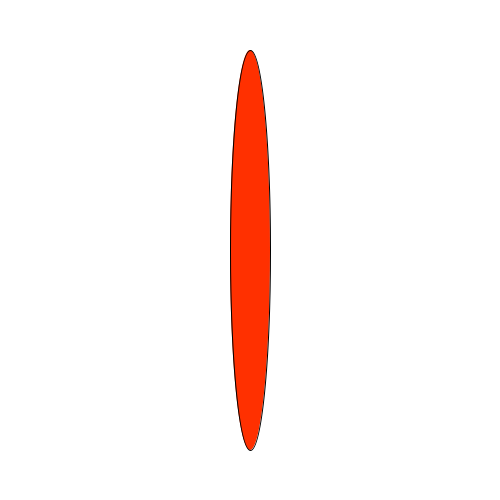
Frame 1 (no input)
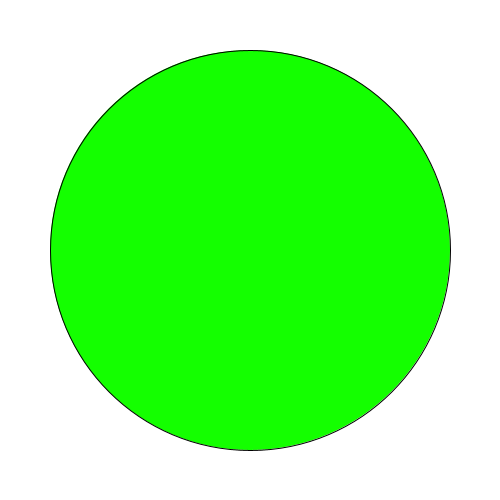
Frame 60 (the mouse pressed at the canvas centre just before this capture)
Frame 120 (the mouse held since frame 60 and released just before this capture): identical to frame 60, image omitted

The Processing sketch that drew these frames (run headless with seeded random() and noise(); from frame 60 on, the mouse is pressed at the canvas centre):

// Processing sketch: sketch_11_Squeezing_Color
// ── sketch_11_Squeezing_Color.pde
float squeeze = 0;
int radius = 400;

void setup(){
  size(500,500);
  
  // change the color mode to HSB so it's easy to 
  // transition between colors (think in a rainbow with 100 steps).
  colorMode(HSB, 100);
}

void draw(){
  // H - doesn't matter, S - minumum, B - maximum = white!
  background(0, 0, 100);
  
  if(keyPressed){
    if(key == ' '){
      squeeze = squeeze - 0.01;
    }
  }
  else{
    squeeze = squeeze + 0.1;
  }

  if (squeeze < 0.1){
    squeeze = 0.1;
  }
  else if (squeeze > 1){
    squeeze = 1;
  }
  
  // set the fill color depending on the squeeze.
  // H will go from 0 - red to 32 green
  // S and B on maximum!
  fill(squeeze * 32, 100, 100);
  
  ellipse(width/2, height/2, squeeze * radius, radius);
}
